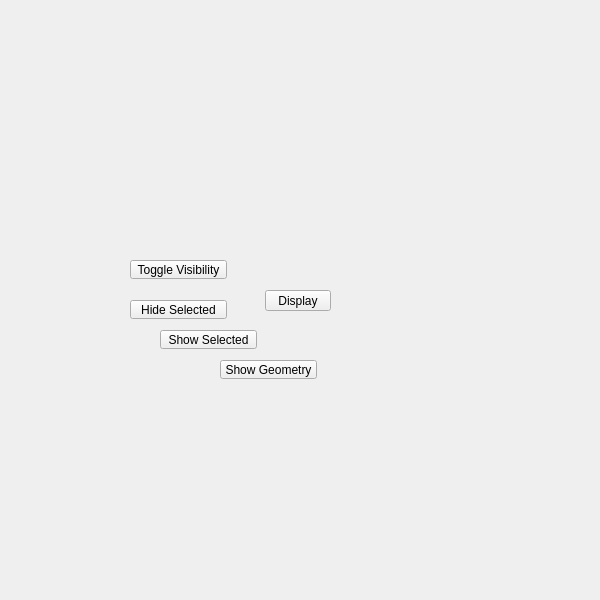
<?xml version="1.0" encoding="UTF-8"?>
<ui version="4.0">
 <class>QtUi</class>
 <widget class="QMainWindow" name="QtUi">
  <property name="enabled">
   <bool>true</bool>
  </property>
  <property name="geometry">
   <rect>
    <x>0</x>
    <y>0</y>
    <width>600</width>
    <height>600</height>
   </rect>
  </property>
  <property name="sizePolicy">
   <sizepolicy hsizetype="Ignored" vsizetype="Ignored">
    <horstretch>0</horstretch>
    <verstretch>0</verstretch>
   </sizepolicy>
  </property>
  <property name="minimumSize">
   <size>
    <width>0</width>
    <height>0</height>
   </size>
  </property>
  <property name="maximumSize">
   <size>
    <width>600</width>
    <height>600</height>
   </size>
  </property>
  <property name="cursor">
   <cursorShape>ArrowCursor</cursorShape>
  </property>
  <property name="windowTitle">
   <string>Toolkit</string>
  </property>
  <property name="whatsThis">
   <string>main</string>
  </property>
  <property name="toolButtonStyle">
   <enum>Qt::ToolButtonIconOnly</enum>
  </property>
  <property name="tabShape">
   <enum>QTabWidget::Triangular</enum>
  </property>
  <property name="dockNestingEnabled">
   <bool>true</bool>
  </property>
  <property name="dockOptions">
   <set>QMainWindow::AllowNestedDocks|QMainWindow::AllowTabbedDocks|QMainWindow::AnimatedDocks|QMainWindow::ForceTabbedDocks</set>
  </property>
  <widget class="QWidget" name="mainWindow">
   <property name="sizePolicy">
    <sizepolicy hsizetype="Ignored" vsizetype="Ignored">
     <horstretch>0</horstretch>
     <verstretch>0</verstretch>
    </sizepolicy>
   </property>
   <widget class="QPushButton" name="i032">
    <property name="geometry">
     <rect>
      <x>265</x>
      <y>290</y>
      <width>66</width>
      <height>21</height>
     </rect>
    </property>
    <property name="minimumSize">
     <size>
      <width>0</width>
      <height>21</height>
     </size>
    </property>
    <property name="maximumSize">
     <size>
      <width>16777215</width>
      <height>21</height>
     </size>
    </property>
    <property name="whatsThis">
     <string>display</string>
    </property>
    <property name="text">
     <string>Display</string>
    </property>
   </widget>
   <widget class="QPushButton" name="b001">
    <property name="geometry">
     <rect>
      <x>130</x>
      <y>260</y>
      <width>97</width>
      <height>19</height>
     </rect>
    </property>
    <property name="minimumSize">
     <size>
      <width>0</width>
      <height>19</height>
     </size>
    </property>
    <property name="text">
     <string>Toggle Visibility</string>
    </property>
   </widget>
   <widget class="QPushButton" name="b002">
    <property name="geometry">
     <rect>
      <x>130</x>
      <y>300</y>
      <width>97</width>
      <height>19</height>
     </rect>
    </property>
    <property name="minimumSize">
     <size>
      <width>0</width>
      <height>19</height>
     </size>
    </property>
    <property name="text">
     <string>Hide Selected</string>
    </property>
   </widget>
   <widget class="QPushButton" name="b004">
    <property name="geometry">
     <rect>
      <x>220</x>
      <y>360</y>
      <width>97</width>
      <height>19</height>
     </rect>
    </property>
    <property name="minimumSize">
     <size>
      <width>0</width>
      <height>19</height>
     </size>
    </property>
    <property name="text">
     <string>Show Geometry</string>
    </property>
   </widget>
   <widget class="QPushButton" name="b003">
    <property name="geometry">
     <rect>
      <x>160</x>
      <y>330</y>
      <width>97</width>
      <height>19</height>
     </rect>
    </property>
    <property name="minimumSize">
     <size>
      <width>0</width>
      <height>19</height>
     </size>
    </property>
    <property name="text">
     <string>Show Selected</string>
    </property>
   </widget>
  </widget>
 </widget>
 <resources/>
 <connections/>
 <designerdata>
  <property name="gridDeltaX">
   <number>5</number>
  </property>
  <property name="gridDeltaY">
   <number>10</number>
  </property>
  <property name="gridSnapX">
   <bool>true</bool>
  </property>
  <property name="gridSnapY">
   <bool>true</bool>
  </property>
  <property name="gridVisible">
   <bool>true</bool>
  </property>
 </designerdata>
</ui>
